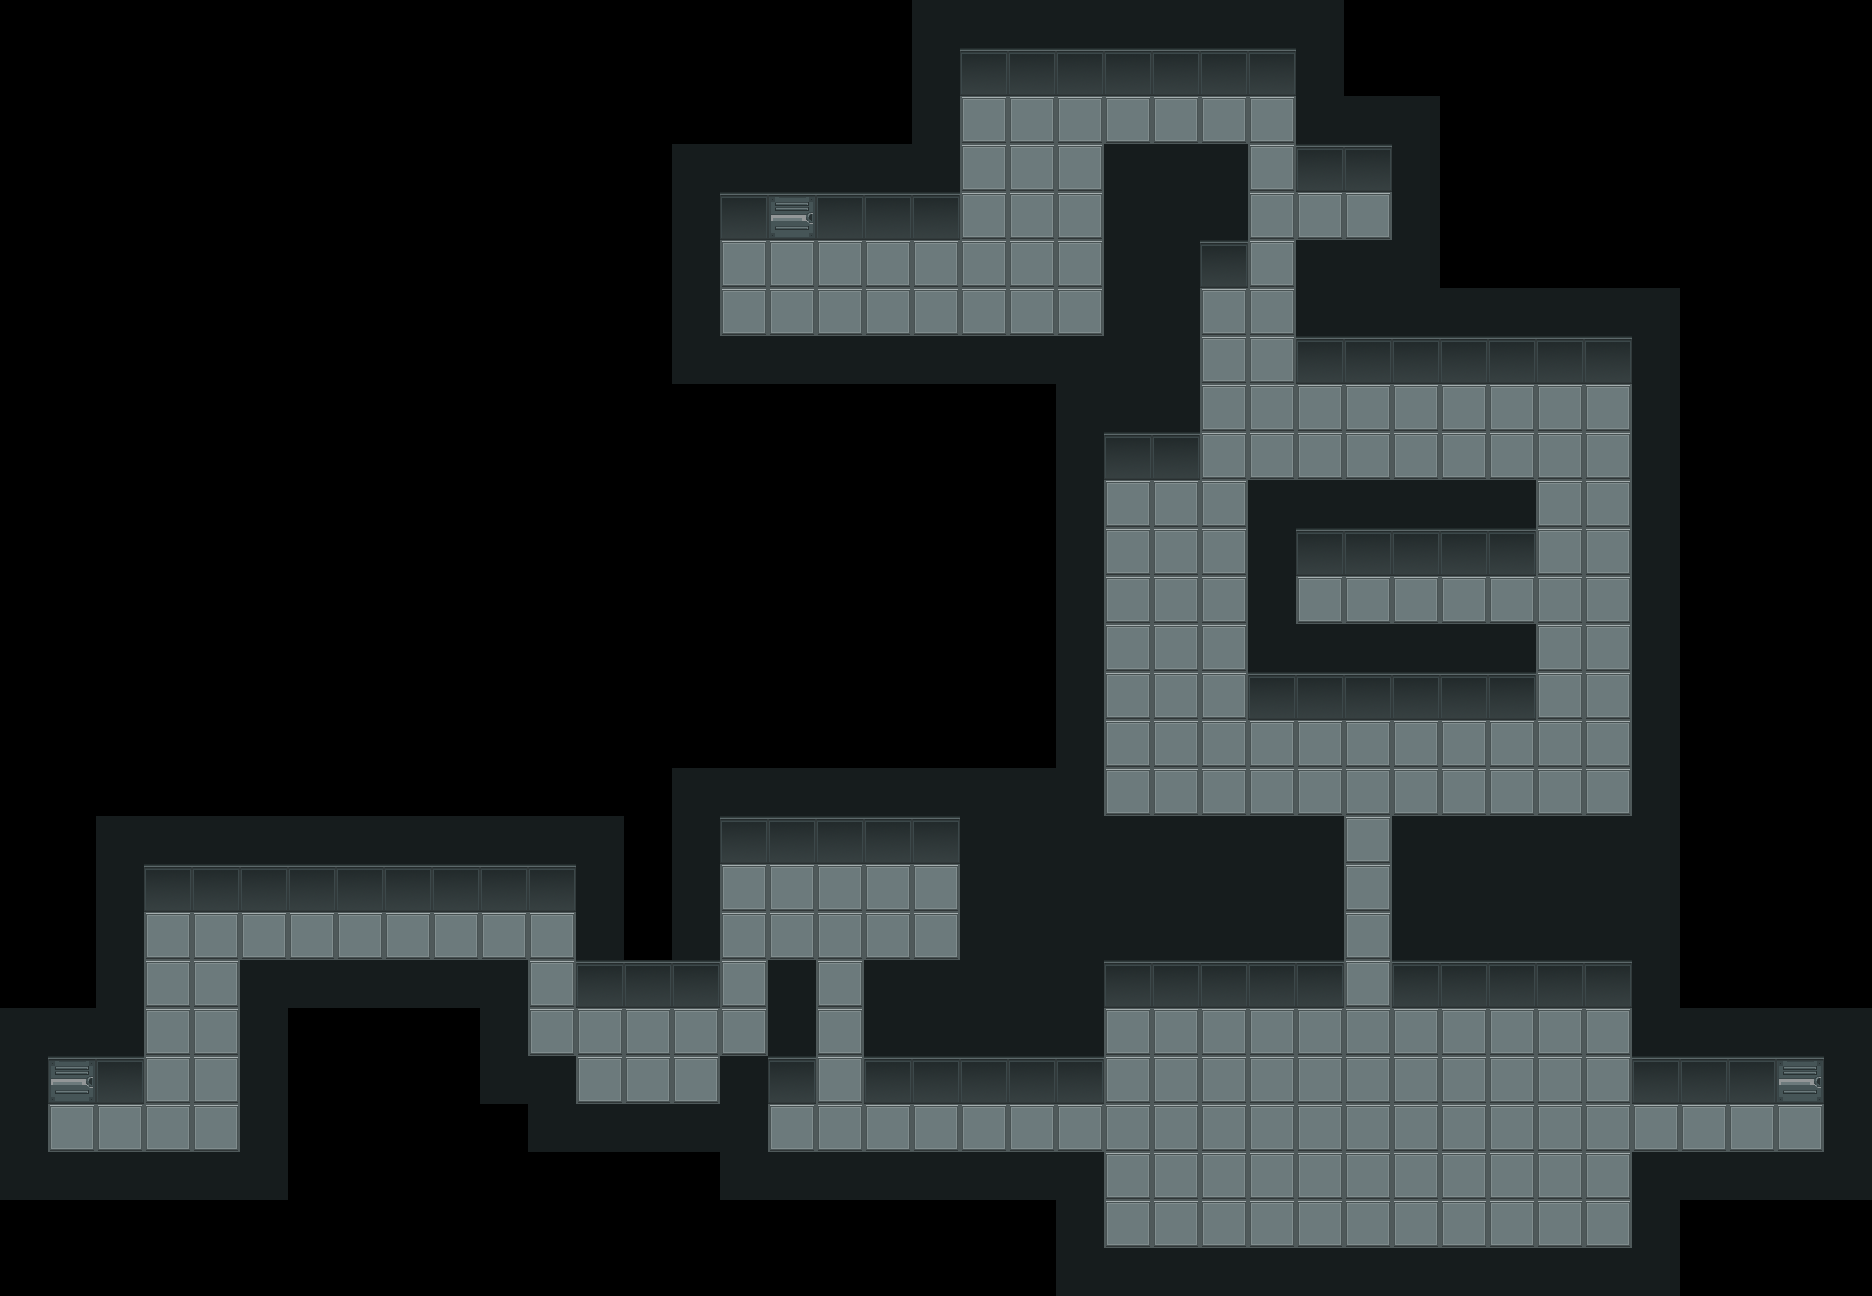

A level layout from a 2D game, rendered from its tile map. Below: a short description, then the map file with its tile-grid data intact:
An orthogonal 39x27 tile map with 48x48 px tiles, 1 tile layer (floor) and 55 objects (30x enemy, 7x door, 6x cash, 5x health, 4x ammo, ...).

<map version="1.2" tiledversion="2019.04.03" orientation="orthogonal" renderorder="right-down" width="39" height="27" tilewidth="48" tileheight="48" infinite="0" nextlayerid="18" nextobjectid="92">
 <tileset firstgid="1" name="myroguelike" tilewidth="48" tileheight="72" tilecount="10" columns="10">
  <grid orientation="orthogonal" width="48" height="48" />
  <image source="tiles.png" width="480" height="72" />
 </tileset>
 <layer id="17" name="floor" width="39" height="27">
  <data encoding="csv">
0,0,0,0,0,0,0,0,0,0,0,0,0,0,0,0,0,0,0,2,2,2,2,2,2,2,2,2,0,0,0,0,0,0,0,0,0,0,0,
0,0,0,0,0,0,0,0,0,0,0,0,0,0,0,0,0,0,0,2,1,1,1,1,1,1,1,2,0,0,0,0,0,0,0,0,0,0,0,
0,0,0,0,0,0,0,0,0,0,0,0,0,0,0,0,0,0,0,2,4,4,4,4,4,4,4,2,2,2,0,0,0,0,0,0,0,0,0,
0,0,0,0,0,0,0,0,0,0,0,0,0,0,2,2,2,2,2,2,4,4,4,2,2,2,4,1,1,2,0,0,0,0,0,0,0,0,0,
0,0,0,0,0,0,0,0,0,0,0,0,0,0,2,1,3,1,1,1,4,4,4,2,2,2,4,4,4,2,0,0,0,0,0,0,0,0,0,
0,0,0,0,0,0,0,0,0,0,0,0,0,0,2,4,4,4,4,4,4,4,4,2,2,1,4,2,2,2,0,0,0,0,0,0,0,0,0,
0,0,0,0,0,0,0,0,0,0,0,0,0,0,2,4,4,4,4,4,4,4,4,2,2,4,4,2,2,2,2,2,2,2,2,0,0,0,0,
0,0,0,0,0,0,0,0,0,0,0,0,0,0,2,2,2,2,2,2,2,2,2,2,2,4,4,1,1,1,1,1,1,1,2,0,0,0,0,
0,0,0,0,0,0,0,0,0,0,0,0,0,0,0,0,0,0,0,0,0,0,2,2,2,4,4,4,4,4,4,4,4,4,2,0,0,0,0,
0,0,0,0,0,0,0,0,0,0,0,0,0,0,0,0,0,0,0,0,0,0,2,1,1,4,4,4,4,4,4,4,4,4,2,0,0,0,0,
0,0,0,0,0,0,0,0,0,0,0,0,0,0,0,0,0,0,0,0,0,0,2,4,4,4,2,2,2,2,2,2,4,4,2,0,0,0,0,
0,0,0,0,0,0,0,0,0,0,0,0,0,0,0,0,0,0,0,0,0,0,2,4,4,4,2,1,1,1,1,1,4,4,2,0,0,0,0,
0,0,0,0,0,0,0,0,0,0,0,0,0,0,0,0,0,0,0,0,0,0,2,4,4,4,2,4,4,4,4,4,4,4,2,0,0,0,0,
0,0,0,0,0,0,0,0,0,0,0,0,0,0,0,0,0,0,0,0,0,0,2,4,4,4,2,2,2,2,2,2,4,4,2,0,0,0,0,
0,0,0,0,0,0,0,0,0,0,0,0,0,0,0,0,0,0,0,0,0,0,2,4,4,4,1,1,1,1,1,1,4,4,2,0,0,0,0,
0,0,0,0,0,0,0,0,0,0,0,0,0,0,0,0,0,0,0,0,0,0,2,4,4,4,4,4,4,4,4,4,4,4,2,0,0,0,0,
0,0,0,0,0,0,0,0,0,0,0,0,0,0,2,2,2,2,2,2,2,2,2,4,4,4,4,4,4,4,4,4,4,4,2,0,0,0,0,
0,0,2,2,2,2,2,2,2,2,2,2,2,0,2,1,1,1,1,1,2,2,2,2,2,2,2,2,4,2,2,2,2,2,2,0,0,0,0,
0,0,2,1,1,1,1,1,1,1,1,1,2,0,2,4,4,4,4,4,2,2,2,2,2,2,2,2,4,2,2,2,2,2,2,0,0,0,0,
0,0,2,4,4,4,4,4,4,4,4,4,2,0,2,4,4,4,4,4,2,2,2,2,2,2,2,2,4,2,2,2,2,2,2,0,0,0,0,
0,0,2,4,4,2,2,2,2,2,2,4,1,1,1,4,2,4,2,2,2,2,2,1,1,1,1,1,4,1,1,1,1,1,2,0,0,0,0,
2,2,2,4,4,2,0,0,0,0,2,4,4,4,4,4,2,4,2,2,2,2,2,4,4,4,4,4,4,4,4,4,4,4,2,2,2,2,2,
2,3,1,4,4,2,0,0,0,0,2,2,4,4,4,2,1,4,1,1,1,1,1,4,4,4,4,4,4,4,4,4,4,4,1,1,1,3,2,
2,4,4,4,4,2,0,0,0,0,0,2,2,2,2,2,4,4,4,4,4,4,4,4,4,4,4,4,4,4,4,4,4,4,4,4,4,4,2,
2,2,2,2,2,2,0,0,0,0,0,0,0,0,0,2,2,2,2,2,2,2,2,4,4,4,4,4,4,4,4,4,4,4,2,2,2,2,2,
0,0,0,0,0,0,0,0,0,0,0,0,0,0,0,0,0,0,0,0,0,0,2,4,4,4,4,4,4,4,4,4,4,4,2,0,0,0,0,
0,0,0,0,0,0,0,0,0,0,0,0,0,0,0,0,0,0,0,0,0,0,2,2,2,2,2,2,2,2,2,2,2,2,2,0,0,0,0
</data>
 </layer>
 <objectgroup id="15" name="objects">
  <object id="89" name="level2" type="portal" gid="3" x="48" y="1104" width="48" height="48" />
  <object id="90" name="level0" type="portal" gid="3" x="768" y="240" width="48" height="48" />
  <object id="91" name="level3" type="portal" gid="3" x="1776" y="1104" width="48" height="48" />
  <object id="5" type="health" gid="6" x="1152" y="576" width="48" height="48" />
  <object id="6" type="health" gid="6" x="1344" y="912" width="48" height="48" />
  <object id="7" type="health" gid="6" x="1296" y="1248" width="48" height="48" />
  <object id="8" type="health" gid="6" x="1392" y="1248" width="48" height="48" />
  <object id="49" type="health" gid="6" x="768" y="1152" width="48" height="48" />
  <object id="50" type="enemy" gid="10" x="1152" y="144" width="48" height="48" />
  <object id="51" type="enemy" gid="10" x="1248" y="192" width="48" height="48" />
  <object id="52" type="enemy" gid="10" x="1200" y="336" width="48" height="48" />
  <object id="53" type="enemy" gid="10" x="1296" y="480" width="48" height="48" />
  <object id="54" type="enemy" gid="10" x="1488" y="432" width="48" height="48" />
  <object id="55" type="enemy" gid="10" x="1392" y="432" width="48" height="48" />
  <object id="56" type="enemy" gid="10" x="1584" y="576" width="48" height="48" />
  <object id="57" type="enemy" gid="10" x="1344" y="624" width="48" height="48" />
  <object id="58" type="enemy" gid="10" x="1536" y="816" width="48" height="48" />
  <object id="59" type="enemy" gid="10" x="1200" y="720" width="48" height="48" />
  <object id="60" type="enemy" gid="10" x="1104" y="672" width="48" height="48" />
  <object id="61" type="enemy" gid="10" x="1152" y="816" width="48" height="48" />
  <object id="62" type="enemy" gid="10" x="1344" y="768" width="48" height="48" />
  <object id="63" type="enemy" gid="10" x="1152" y="1104" width="48" height="48" />
  <object id="65" type="enemy" gid="10" x="1200" y="1152" width="48" height="48" />
  <object id="66" type="enemy" gid="10" x="1248" y="1200" width="48" height="48" />
  <object id="67" type="enemy" gid="10" x="1536" y="1200" width="48" height="48" />
  <object id="68" type="enemy" gid="10" x="1488" y="1152" width="48" height="48" />
  <object id="69" type="enemy" gid="10" x="1440" y="1104" width="48" height="48" />
  <object id="70" type="enemy" gid="10" x="1248" y="1104" width="48" height="48" />
  <object id="71" type="enemy" gid="10" x="1536" y="1104" width="48" height="48" />
  <object id="72" type="enemy" gid="10" x="1680" y="1152" width="48" height="48" />
  <object id="74" type="enemy" gid="10" x="816" y="1104" width="48" height="48" />
  <object id="75" type="enemy" gid="10" x="816" y="1008" width="48" height="48" />
  <object id="76" type="enemy" gid="10" x="768" y="912" width="48" height="48" />
  <object id="77" type="enemy" gid="10" x="720" y="1008" width="48" height="48" />
  <object id="78" type="enemy" gid="10" x="576" y="1056" width="48" height="48" />
  <object id="79" type="enemy" gid="10" x="480" y="960" width="48" height="48" />
  <object id="80" type="enemy" gid="10" x="384" y="960" width="48" height="48" />
  <object id="81" type="enemy" gid="10" x="288" y="960" width="48" height="48" />
  <object id="82" type="door" gid="8" x="1296" y="240" width="48" height="48" />
  <object id="83" type="door" gid="8" x="1488" y="624" width="48" height="48" />
  <object id="84" type="door" gid="8" x="1344" y="816" width="48" height="48" rotation="90" />
  <object id="85" type="door" gid="8" x="1344" y="960" width="48" height="48" rotation="90" />
  <object id="86" type="door" gid="8" x="1632" y="1152" width="48" height="48" />
  <object id="87" type="door" gid="8" x="1056" y="1152" width="48" height="48" />
  <object id="88" type="door" gid="8" x="864" y="1152" width="48" height="48" />
  <object id="23" type="ammo" gid="7" x="1296" y="624" width="48" height="48" />
  <object id="41" type="ammo" gid="7" x="1728" y="1152" width="48" height="48" />
  <object id="42" type="ammo" gid="7" x="912" y="960" width="48" height="48" />
  <object id="43" type="ammo" gid="7" x="912" y="912" width="48" height="48" />
  <object id="37" type="cash" gid="9" x="1392" y="624" width="48" height="48" />
  <object id="39" type="cash" gid="9" x="1344" y="1152" width="48" height="48" />
  <object id="40" type="cash" gid="9" x="1344" y="240" width="48" height="48" />
  <object id="46" type="cash" gid="9" x="192" y="1104" width="48" height="48" />
  <object id="47" type="cash" gid="9" x="624" y="1104" width="48" height="48" />
  <object id="48" type="cash" gid="9" x="1776" y="1152" width="48" height="48" />
 </objectgroup>
</map>
